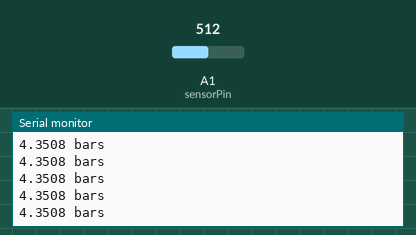
A sketch run on a simulated Arduino Uno, built with avr-gcc and run on an emulated ATmega328P. On the bench: the last lines printed to the serial monitor. The inputs (shaded band) are chosen by the test bench; at power-on: A1 (sensorPin) = 512.

Above: at 1.2 s.
1.3 s: A1 (sensorPin) set to 716
At 1.32 s:
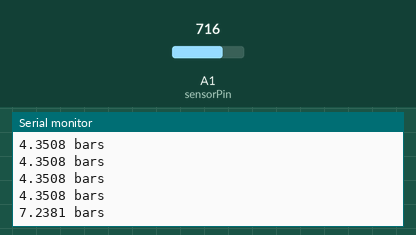
2.8 s: A1 (sensorPin) set to 900
At 2.83 s:
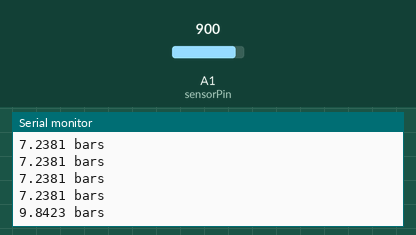
Timing chart, 0 to 5.8 s (numbered marks = the images above; inputs shaded):
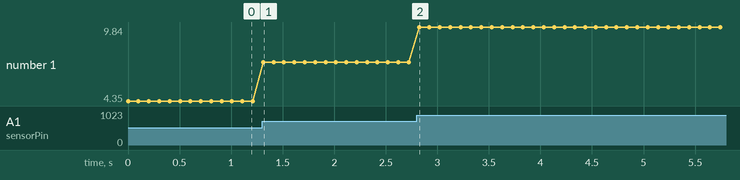

Measured:
- after the input at 1.3 s, the serial monitor: prints a new line at once (image 1)
- after the input at 2.8 s, the serial monitor: prints a new line at once (image 2)
- plotted number 1: 4.35 → 7.24 after the input at 1.3 s, 7.24 → 9.84 after the input at 2.8 s

The sketch:

Pressure_sensor.ino
```cpp
const int sensorPin = A1; // Analog pin where the sensor is connected

// New constants for the pressure calculation
const float voltageLowerLimit = 1.0; // Voltage lower limit in volts
const float voltageUpperLimit = 5.0; // Voltage upper limit in volts
const float pressureRangePsi = 100.0; // Pressure range of the sensor in psi
const float psiToBar = 0.0689476; // Conversion factor from psi to bars
const float atmosphericPressureOffset = 1.0; // Offset for atmospheric pressure in bars

float voltageReading; // Variable to store the voltage reading
float pressure; // Variable to store pressure in bars
float calfac = 1.68; // Calibration factor calculated by taking the average ratio between the bicycle pump measurement to arduino sensor measurement

void setup() {
  Serial.begin(9600); // Initialize serial communication at 9600 bps
}

void loop() {
  // Read the analog value from the sensor and convert to voltage
  voltageReading = analogRead(sensorPin) * (5.0 / 1023.0);

  // Calculate pressure in bars using the converted formula and apply calibration factor
  pressure = psiToBar * pressureRangePsi * (voltageReading - voltageLowerLimit) / (voltageUpperLimit - voltageLowerLimit);
  pressure = pressure * calfac;


  // Print the pressure in bars with the unit
  Serial.print(pressure, 4); // Print pressure in bars with 4 decimal places
  Serial.println(" bars"); // Print the unit

  delay(100); // Wait for 100 milliseconds before the next reading
}
```
